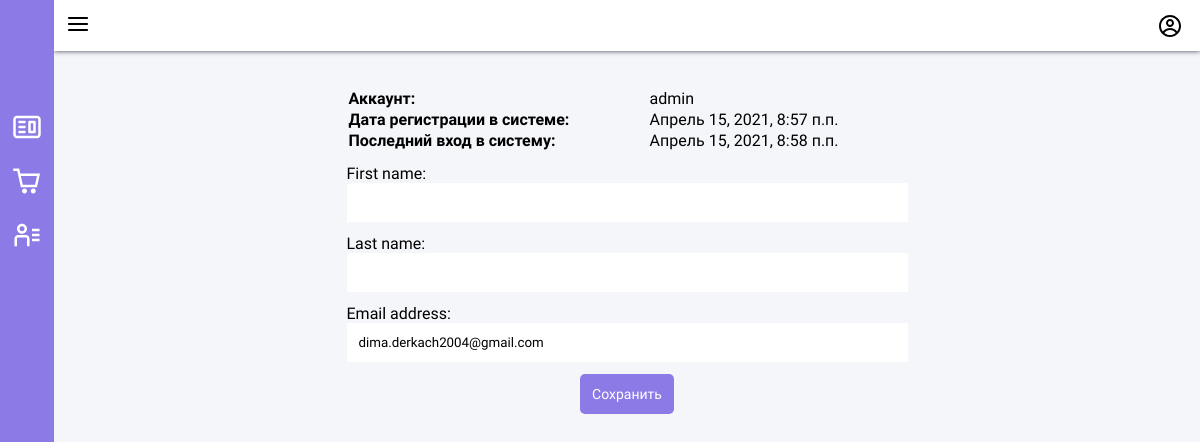
The app's page /profile/1 with its own data.
### app/models.py (models this page shows)
class User(AbstractUser):
    pass

### app/views.py (the view)
# urls.py: path('profile/<int:pk>', views.UserProfileView.as_view(), name="profile"),
class UserProfileView(UpdateView, LoginRequiredMixin):
    login_url = reverse_lazy('login')
    redirect_field_name = 'login'
    model = models.User
    form_class = forms.UserProfileForm
    template_name = 'profile_edit.html'
    success_url = reverse_lazy('index')

### app/forms.py (shortened to what this page needs)
class UserProfileForm(forms.ModelForm):
    class Meta:
        model = models.User
        fields = ['first_name', 'last_name', 'email']

### templates/profile_edit.html (shortened to what this page needs)
{% extends 'base.html' %}
{% block content %}
<div class="container">
    <div class="form_wrapper">
        <table style="width: 100%; text-align: left;">
            <tr>
                <th>Аккаунт:</th>
                <td>{{ user.username }}</td>
            </tr>
            <tr>
                <th>Дата регистрации в системе:</th>
                <td>{{ user.date_joined }}</td>
            </tr>
            <tr>
                <th>Последний вход в систему:</th>
                <td>{{ user.last_login }}</td>
            </tr>
        </table>
        <form method="POST">
            {{form}}
            <input type="submit" value="Сохранить">
        </form>
    </div>
</div>
{% endblock %}

### app/static/css/main.css (style rules this page uses)
* { font-family: 'Montserrat', sans-serif; padding: 0; margin: 0; --main-pink-color: #8C7AE6; --main-bg-color: #f5f6fa; }
html, body { width: 100%; height: 100%; overflow-y: hidden; display: flex; }
.container { width: 100%; height: 100%; box-sizing: border-box; overflow-y: auto; padding: 12px; }

### app/static/css/forms.css (style rules this page uses)
div.form_wrapper { width: 50% !important; margin-left: auto; margin-right: auto; padding: 24px; }
form { display: flex; flex-direction: column; }
form input, form select, form textarea { border: none !important; outline: none !important; padding: 12px; }
form label { margin-top: 12px; }
form input[type='submit'] { background: var(--main-pink-color); color: white; font-weight: 500; font-size: 14px; width: fit-content; margin: auto; margin-top: 12px; border-radius: 5px; cursor: pointer; }

### records on screen
User: username "admin", date_joined "Апрель 15, 2021, 8:57 п.п.", last_login "Апрель 15, 2021, 8:58 п.п.", email "dima.derkach2004@gmail.com"
